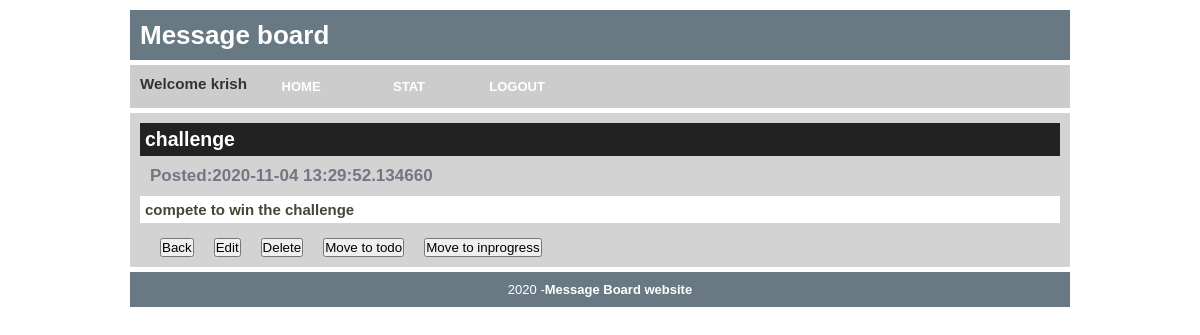
The page /item/1?table=done (signed in) on the database its author committed.
### models.py (models this page shows)
class User(db.Model,UserMixin):
    __tablename__ ='users'
    id = db.Column(db.Integer,primary_key=True,autoincrement=True)
    username = db.Column(db.String(100))
    email = db.Column(db.String(100),unique=True)
    password = db.Column(db.String(100))

class Done(db.Model):
    __tablename__ = 'done'
    id = db.Column(db.Integer,primary_key=True,autoincrement=True)
    title = db.Column(db.String(100),nullable=False)
    desc = db.Column(db.Text,nullable=False)
    date = db.Column(db.String(100),nullable=False)
    category = db.Column(db.String(100),nullable=False)
    username = db.Column(db.String(100))

### main.py (the view)
@login_required
@main.route('/item/<id>')
def show_task(id):
    id=id
    table = request.args.get('table')
    row = Todo.query.filter_by(id=id).first()
    if table == 'inprogress':
        row = Inprogress.query.filter_by(id=id).first()
    elif table == 'done':
        row = Done.query.filter_by(id=id).first()
    return render_template('item.html', row=row, id=id, table=table, user=current_user.username)

### __init__.py (called while the page is built)
def create_app():
    app = Flask(__name__)
    app.config['SECRET_KEY']='secret-key'
    app.config['SQLALCHEMY_DATABASE_URI']='sqlite:///db.sqlite'
    db.init_app(app)
    from .models import Todo, Inprogress, Done, User
    with app.app_context():
        db.create_all()
    login_manager = LoginManager()
    login_manager.login_view = 'auth.login'
    login_manager.init_app(app)
    from .models import User
    @login_manager.user_loader
    def load_user(id):
        return User.query.get(int(id))
    from .main import main as main_blueprint
    app.register_blueprint(main_blueprint)
    from .auth import auth as auth_blueprint
    app.register_blueprint(auth_blueprint)
    return app

### templates/item.html (shortened to what this page needs)
{% extends 'base.html' %}
{% block head %}
{{ super() }}
{% endblock %}
{% block nav %}
<div id="navigation">
    <ul>
        <li><h3>Welcome {{user}} </h3></li>
        <li><a href="{{ url_for('main.home')}}">Home</a></li>
        <li><a href="{{ url_for('main.statistics')}}">Stat</a></li>
        <li><a href="{{ url_for('auth.logout')}}">Logout</a></li>
    </ul>
</div>
{% endblock %}
{% block content %}
<div class="task_title">
    <h2>{{row.title}}</h2>
</div>
<div class="task_date">Posted:{{row.date}}</div>
<div class="task_desc"><p>{{row.desc}}</p></div>
<br>
<button class="btrow" onclick="window.history.back()">Back</button>
<form action="{{url_for('main.edit_item',id=id,table=table)}}" method="post" class="btrow">
    <input type="submit" value="Edit">
</form>
<form action="{{url_for('main.remove_item',id=id,table=table)}}" method="post" class="btrow">
    <input type="submit" value="Delete">
</form>
{% if table=='done'%}
<form action="{{url_for('main.move_item',id=id,table=table,moveto='todo')}}" method="post" class="btrow">
    <input type="submit" value="Move to todo">
</form>
<form action="{{url_for('main.move_item',id=id,table=table,moveto='inprogress')}}" method="post" class="btrow">
    <input type="submit" value="Move to inprogress">
</form>
{% endif %}
{% endblock %}

### static/mb_css.css (style rules this page uses)
* { padding:0;margin:0; }
body { font-family:Arial,Helvetica,sans-serif; font-size:13px; }
#navigation { float:left; width:920px; color:#333; padding:10px; margin:0px 0px 5px 0px; background:#cccccc; }
#navigation ul { list-style-type: none; margin:0; padding:0; overflow:hidden; }
#navigation li { display:inline; float:left; }
#navigation a { display:block; width:100px; font-weight:bold; color:#FFFFFF; background-color:#cccccc; text-align:center; padding:4px; text-decoration:none; text-transform:uppercase; }
a { color:#444444; }
.task_title { color:#FFFFFF; margin:0px; padding:0px; background-color:#222222; }
.task_date { color:#757584; font-size:17px; font-weight:bold; }
.task_desc { margin:0px; padding:5px; color:#464637; font-size:20px; font-weight:bold; }
ul { list-style-type:none; padding:0px; margin:0px; }
.task_title { padding:5px; }
.task_date { padding:10px; }
.task_desc { padding-right:10px; font-size:15px; background-color:white; }
.btrow { float:left; margin-left:20px; }

### rows shown on the page
User: username "krish"
Done: title "challenge", date "2020-11-04 13:29:52.134660", desc "compete to win the challenge"
